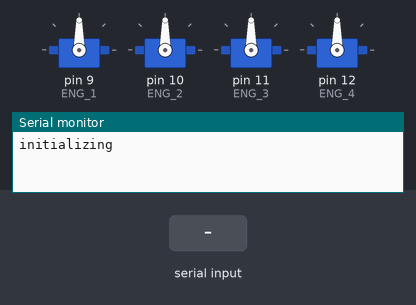
This sketch was run on a simulated Arduino Uno, built with avr-gcc and run on an emulated ATmega328P. Shown: 4 × servo, the last lines printed to the serial monitor. The inputs (shaded band) are chosen by the test bench.

Above: at 1.2 s.
1.3 s: "30,150\n" received over Serial
At 2.5 s:
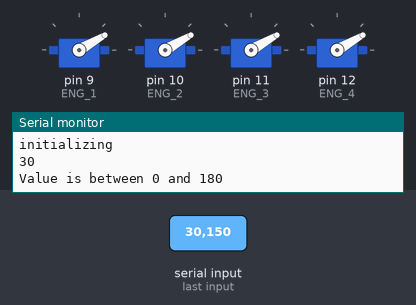
2.8 s: "5\n" received over Serial
At 3.7 s:
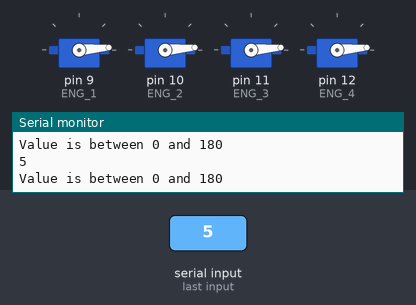
4.3 s: "90,45\n" received over Serial
At 4.9 s:
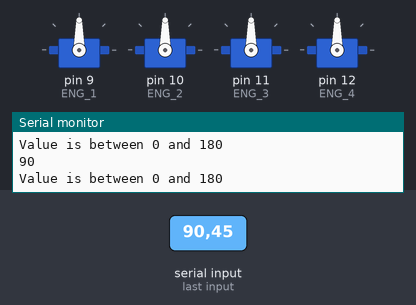
Timing chart, 0 to 7.3 s (numbered marks = the images above; inputs shaded):
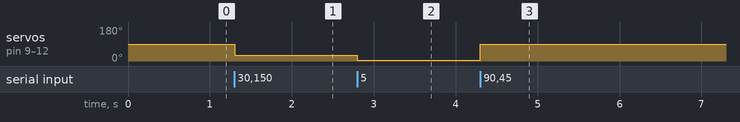

Measured:
- after the input at 1.3 s, servo on pin 9 (ENG_1), servo on pin 10 (ENG_2), servo on pin 11 (ENG_3), servo on pin 12 (ENG_4): 90° → 30° at once
- after the input at 2.8 s, servo on pin 9 (ENG_1), servo on pin 10 (ENG_2), servo on pin 11 (ENG_3), servo on pin 12 (ENG_4): 30° → 5° at once
- after the input at 4.3 s, servo on pin 9 (ENG_1), servo on pin 10 (ENG_2), servo on pin 11 (ENG_3), servo on pin 12 (ENG_4): 5° → 90° at once

The sketch:

esc_tester.ino
```cpp
/*
*  This code is in the public domain.
*  (Do whatever you want with it.)
*/

// Need the Servo library
#include <Servo.h>

// This is our motor.
Servo ENG_1;
Servo ENG_2;
Servo ENG_3;
Servo ENG_4;


// This is the final output
// written to the motor.
String incomingString;


// Set everything up
void setup()
{
  // Put the motor to Arduino pin #9
  ENG_1.attach(9);
  ENG_2.attach(10);
  ENG_3.attach(11);
  ENG_4.attach(12);

  // Required for I/O from Serial monitor
  Serial.begin(115200);
  // Print a startup message
  Serial.println("initializing");

}


void loop()
{
  // If there is incoming value
  if(Serial.available() > 0)
  {
    // read the value
    char ch = Serial.read();

    /*
    *  If ch isn't a newline
    *  (linefeed) character,
    *  we will add the character
    *  to the incomingString
    */
    if (ch != 10){
      // Print out the value received
      // so that we can see what is
      // happening
//      Serial.print("I have received: ");
 //     Serial.print(ch, DEC);
 //     Serial.print('\n');

      // Add the character to
      // the incomingString
      incomingString += ch;
    }
    // received a newline (linefeed) character
    // this means we are done making a string
    else
    {
      // print the incoming string
//      Serial.println("I am printing the entire string");
//      Serial.println(incomingString);

      // Convert the string to an integer
      int val = incomingString.toInt();

      // print the integer
//      Serial.println("Printing the value: ");
      Serial.println(val);

      /*
      *  We only want to write an integer between
      *  0 and 180 to the motor.
      */
      if (val > -1 && val < 181)
     {
       // Print confirmation that the
       // value is between 0 and 180
       Serial.println("Value is between 0 and 180");
       // Write to Servo
       Write(val);
     }
     // The value is not between 0 and 180.
     // We do not want write this value to
     // the motor.
     else
     {
       Serial.println("Value is NOT between 0 and 180");

       // IT'S a TRAP!
       Serial.println("Error with the input");
     }

      // Reset the value of the incomingString
      incomingString = "";
    }
  }
}


void Write(int val){
    ENG_1.write(val);
    ENG_2.write(val);
    ENG_3.write(val);
    ENG_4.write(val);
}
```
